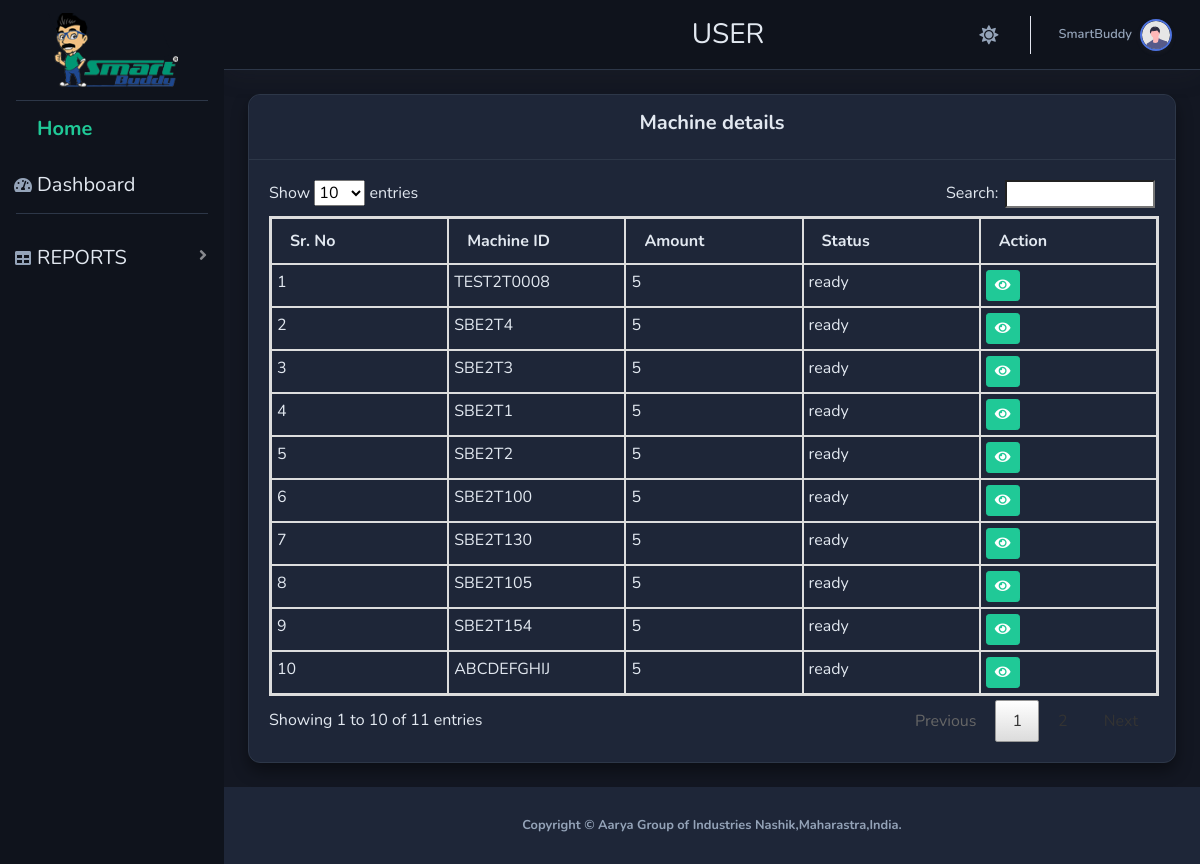
/operation/report_machinedetails.php (signed in), run on the app's committed database.
### tables this page shows
CREATE TABLE `machines` (
  `id` int NOT NULL,
  `machine_id` varchar(20) DEFAULT NULL,
  `client_name` varchar(30) DEFAULT NULL,
  `state` varchar(30) DEFAULT NULL,
  `district` varchar(50) DEFAULT NULL,
  `city` varchar(30) DEFAULT NULL,
  `address` text,
  `inst_address` text,
  `project_name` varchar(30) DEFAULT NULL,
  `po_date` date DEFAULT NULL,
  `dispatch_date` date DEFAULT NULL,
  `installation_date` date DEFAULT NULL,
  `qr_code` blob,
  `status` varchar(15) DEFAULT NULL,
  `wall_clean` varchar(10) DEFAULT NULL,
  `seats` int DEFAULT NULL,
  `flush_time` int DEFAULT NULL,
  `floor_time` int DEFAULT NULL,
  `wall_time` int DEFAULT NULL,
  `uses_amt` int DEFAULT NULL,
  `mode` varchar(30) DEFAULT NULL,
  `free` varchar(3) DEFAULT NULL,
  `coin` varchar(3) DEFAULT NULL,
  `upi` varchar(3) DEFAULT NULL,
  `smart_card` varchar(3) DEFAULT NULL,
  `digital_token` varchar(3) DEFAULT NULL,
  `machine_code` varchar(15) DEFAULT NULL,
  `m_desc` text,
  `created` timestamp NULL DEFAULT CURRENT_TIMESTAMP,
  `cretedby` varchar(30) DEFAULT NULL,
  `updatedon` timestamp NULL DEFAULT CURRENT_TIMESTAMP ON UPDATE CURRENT_TIMESTAMP,
  `updatedby` varchar(30) DEFAULT NULL
);

### operation/report_machinedetails.php (the view, shortened to what this page needs)
<?php
require_once('include/header.php');
require_once('include/config.php');
require_once('include/navbar.php');
?>
<head>
<link rel="stylesheet" href="https://cdn.datatables.net/buttons/2.4.2/css/buttons.dataTables.min.css">
</head>
    <div id="content-wrapper" class="d-flex flex-column">
        <div id="content">
            <div class="container-fluid">
                <div class="card shadow mb-4">
                    <div class="card-header py-3">
                        <h5 class="text-center"><b>Machine details</b></h5>
                    </div>
    <div class="card-body">
        <div class="table-responsive">
        <?php
        $sql = "SELECT * FROM machines";
        $result = mysqli_query($conn,$sql);
        if ($result) {
            echo "<table class='table table-bordered' id='userTable' cellspacing='0' style='border:2px solid #ddd;'>";
            echo "
            <thead style=' border:1px solid #ddd;'>
                <tr>
                    <th style='border:1px solid #ddd;'>Sr. No</th>
                    <th style='border:1px solid #ddd;'>Machine ID</th>
                    <th style='border:1px solid #ddd;'>Amount</th>
                   <th style='border:1px solid #ddd;'>Status</th>
                    <th style='border:1px solid #ddd;'>Action</th>
                </tr>
            </thead>
            <tbody>";
            $srNo = 1;
            while ($row = mysqli_fetch_assoc($result)) {
                $machine_id = $row['machine_id'];
              $uses_amt   = $row['uses_amt'];
              $status   = $row['status'];
                echo "<tr>
                        <td>$srNo</td>
                        <td>$machine_id</td>
                        <td>$uses_amt</td>
                        <td>$status</td>
                        <td>
                            <div style='display:flex; gap:8px;'>
                              <a href='#' class='btn btn-sm btn-primary view-employee'
                                    data-toggle='modal' data-target='#employeeModal'
                                    data-id='$machine_id' title='View'>
                                    <i class='fas fa-eye'></i>
                                </a>
                            </div>
                        </td>
                    </tr>";
                $srNo++;
            }
            echo "</tbody></table>";
        }
        ?>
        </div>
    </div>
</div>
</div>
</div>
</div>
<?php include('include/footer.php');?>

### operation/css/theme.css (style rules this page uses)
:root { --bg-main: #f8f9fc; --bg-card: #ffffff; --text-main: #5a5c69; --text-muted: #858796; --border-color: #e3e6f0; --sidebar-bg: #ffffff; --sidebar-text: #5a5c69; --topbar-bg: #ffffff; --primary-color: #4e73df; --primary-hover: #2e59d9; --card-shadow: 0 .15rem 1.75rem 0 rgba(58,59,69,.15); --input-bg: #ffffff; --input-border: #d1d3e2; }
[data-theme="dark"] { --bg-main: #131722; --bg-card: #1e2638; --text-main: #e2e8f0; --text-muted: #94a3b8; --border-color: #2d3748; --sidebar-bg: #0f131c; --sidebar-text: #e2e8f0; --topbar-bg: #0f131c; --primary-color: #20c997; --primary-hover: #17a589; --card-shadow: 0 8px 16px rgba(0, 0, 0, 0.4); --input-bg: #131722; --input-border: #2d3748; }
body { background-color: var(--bg-main) !important; color: var(--text-main) !important; transition: background-color 0.3s ease, color 0.3s ease; }
#wrapper #content-wrapper { background-color: var(--bg-main) !important; }
.card { background-color: var(--bg-card) !important; border: 1px solid var(--border-color) !important; box-shadow: var(--card-shadow) !important; border-radius: 12px !important; }
.card-header { background-color: var(--bg-card) !important; border-bottom: 1px solid var(--border-color) !important; color: var(--text-main) !important; border-top-left-radius: 12px !important; border-top-right-radius: 12px !important; }
h1, h2, h3, h4, h5, h6, .text-gray-800 { color: var(--text-main) !important; }
table.dataTable, table { color: var(--text-main) !important; }
.table td, .table th { border-top: 1px solid var(--border-color) !important; }
.table thead th { border-bottom: 2px solid var(--border-color) !important; }
html[data-theme="dark"] table.dataTable tbody tr, html[data-theme="dark"] table.dataTable tbody tr.odd, html[data-theme="dark"] table.dataTable tbody tr.even, html[data-theme="dark"] table.dataTable tbody td.dataTables_empty { background-color: var(--bg-card) !important; color: var(--text-main) !important; }
.btn-primary { background-color: var(--primary-color) !important; border-color: var(--primary-color) !important; color: #fff !important; }
html[data-theme="dark"] .table { color: var(--text-main) !important; }
html[data-theme="dark"] .table th, html[data-theme="dark"] .table td { color: var(--text-main) !important; border-color: var(--border-color) !important; }
html[data-theme="dark"] table.dataTable tbody tr { background-color: var(--bg-card) !important; }

### operation/report_machinedetails.php (style rules this page uses)
#userTable { border: 2px solid #ddd !important; }
#userTable th, #userTable td { border: 1px solid #ddd !important; }
@media screen and (min-width: 769px) { .table-responsive, .dataTables_wrapper { overflow-x: visible !important; } }
@media screen and (min-width: 769px) { #userTable { min-width: 100%; table-layout: fixed; } }
@media screen and (min-width: 769px) { #userTable th, #userTable td { white-space: normal; } }

### data on the page
machines: machine "TEST2T0008", uses_amt "5", status "ready"
machines: machine "SBE2T4", uses_amt "5", status "ready"
machines: machine "SBE2T3", uses_amt "5", status "ready"
machines: machine "SBE2T1", uses_amt "5", status "ready"
machines: machine "SBE2T2", uses_amt "5", status "ready"
machines: machine "SBE2T100", uses_amt "5", status "ready"
machines: machine "SBE2T130", uses_amt "5", status "ready"
machines: machine "SBE2T105", uses_amt "5", status "ready"
machines: machine "SBE2T154", uses_amt "5", status "ready"
machines: machine "ABCDEFGHIJ", uses_amt "5", status "ready"

### other printed values
$_SESSION['name'] "SmartBuddy"
